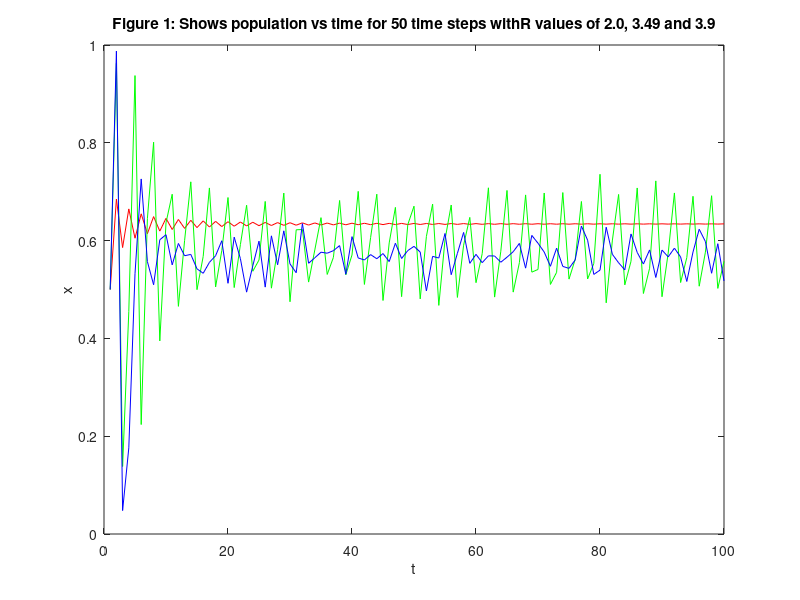

Recreate this plot in MATLAB.
%%%%%%%%%%%%%%%%%%%%%%%%%%%%%%%%%%%%%%%%%%%%%%%%%%%%%%%%%%%%%%%%
% Code inspired from : http://www.mas.ncl.ac.uk/~ncfb/mat3.pdf %
%%%%%%%%%%%%%%%%%%%%%%%%%%%%%%%%%%%%%%%%%%%%%%%%%%%%%%%%%%%%%%%%

%%%%%%%%%%%%%%%%%%%%%%%%%%%
% Global variables        %
%%%%%%%%%%%%%%%%%%%%%%%%%%%
clear all
timeSteps = 100;

%Set up set R values for 100 populations
for n=1:100
    randR(n) = (rand*0.5)+2.5;
    randR2(n) = (rand*0.1)+3.8;
    randR3(n) = (rand*0.1)+3.9;
end

%For each r value of all 100 populations
for i=1:100
    %Do 100-1 iterations
    x(i,1) = 0.5; %Initial population
    for n=1:99
        x(i,n+1) = randR(i) * x(i,n) * (1-x(i,n));
    end
end

x=mean(x) %Returns a row vector of the average of each column

plot(x,'-r')
hold on

%For each r value of all 100 populations
for i=1:100
    %Do 100-1 iterations
    x2(i,1) = 0.5; %Initial population
    for n=1:99
        x2(i,n+1) = randR2(i) * x2(i,n) * (1-x2(i,n));
    end
end

x2=mean(x2); %Returns a row vector of the average of each column

plot(x2,'-g')
hold on

%For each r value of all 100 populations
for i=1:100
    %Do 100-1 iterations
    x3(i,1) = 0.5; %Initial population
    for n=1:99
        x3(i,n+1) = randR3(i) * x3(i,n) * (1-x3(i,n));
    end
end

x3=mean(x3) %Returns a row vector of the average of each column

plot(x3,'-b')

ylabel('x');
xlabel('t');
title1 = ['Figure 1: Shows population vs time for 50 time steps with' ...
    'R values of 2.0, 3.49 and 3.9'];
title(title1); 

%%%%%% periodic cyle Graph %%%%%
